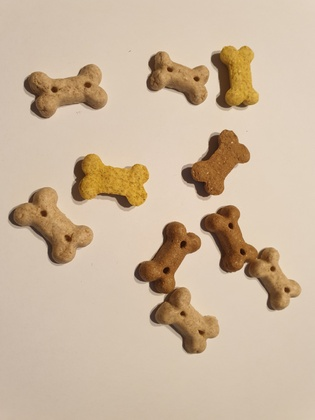
%> input picture POC sem7/lab3/Obrazy do segmentacji/20191121_072020.jpg, 315 x 420 px, shrunk from 3024 x 4032 before the run
$ octave lab3.m   (GNU Octave 9; MATLAB toolbox functions it lacks are replaced by stand-ins)
%> lines starting %> are read from the running program, lines starting %| are printed output that depends on the picture; in (x1, y1, x2, y2) boxes, pixels count from 0 and x2, y2 are one past the last pixel; in counts of white or black regions, pixels touching at a corner belong together; the program's own positions count from 1
### POC sem7/lab3/binaryzacja.m
function [out] = binaryzacja(img,T)

img(img>=T) = 255;
img(img<T) = 0;

out = ~logical(img);

end

### POC sem7/lab4/binOtsu.m
function [out,threshold] = binOtsu(img)

threshold = graythresh(img);
threshold = threshold *255;

out = binaryzacja(img,threshold);

end

### POC sem7/lab4/poka1.m
function [] = poka1(img,hist,Rk,T,pscolorRk,liczbaObszarowRk,Sk,To,pscolorSk,liczbaObszarowSk)

tekstRk = sprintf('Wartosc progu: %d', T);
tekstRkLiczbaObszarow = sprintf('Liczba obszarow w Rk: %d',liczbaObszarowRk);

tekstSk = sprintf('Wartosc progu: %d', To);
tekstSkLiczbaObszarow = sprintf('Liczba obszarow w Rk: %d',liczbaObszarowSk);

figure
subplot(2,3,1)
imshow(img)
title('Obraz oryginalny')

subplot(2,3,2)
imshow(Rk)
title(tekstRk)

subplot(2,3,3)
imshow(Sk)
title(tekstSk)

subplot(2,3,4)
bar(hist)
title('Histogram obrazu')


subplot(2,3,5)
imshow(pscolorRk)
title(tekstRkLiczbaObszarow)

subplot(2,3,6)
imshow(pscolorSk)
title(tekstSkLiczbaObszarow)

end

### POC sem7/lab3/poka3.m
function [] = poka3(img,hist,progO,pscolorB,T,B,Oz,histOz,progOz,pscolorBz,Tz,Bz,Op,histOp,progOp,pscolorBp,Tp,Bp)

tekstprogO = sprintf('Wartość progu: %d', T);
tekstPscolorB = sprintf('Liczba obszarów: %d',B);

tekstprogOz = sprintf('Wartość progu: %d',Tz);
tekstPscolorBz = sprintf('Liczba obszarów: %d',Bz);

tekstprogOp = sprintf('Wartość progu: %d',Tp);
tekstPscolorBp = sprintf('Liczba obszarów: %d',Bp);

figure

subplot(3,4,1)
imshow(img)
title('Obraz oryginalny')

subplot(3,4,2)
bar(hist)
title('Hist(O)')

subplot(3,4,3)
imshow(progO)
title(tekstprogO)

subplot(3,4,4)
imshow(pscolorB)
title(tekstPscolorB)

subplot(3,4,5)
imshow(Oz)
title('Obraz zakłócony 20% salt & pepper')

subplot(3,4,6)
bar(histOz)
title('Hist(Oz)')

subplot(3,4,7)
imshow(progOz)
title(tekstprogOz)

subplot(3,4,8)
imshow(pscolorBz)
title(tekstPscolorBz)

subplot(3,4,9)
imshow(Op)
title('Obraz po wstępnym przetworzeniu')

subplot(3,4,10)
bar(histOp)
title('Hist(Op)')

subplot(3,4,11)
imshow(progOp)
title(tekstprogOp)

subplot(3,4,12)
imshow(pscolorBp)
title(tekstPscolorBp)

end

### POC sem7/lab3/pseudoKolory.m
function [pseudo, obszary] = pseudoKolory(img)


[Lp,obszary] = bwlabel(img);
pseudo = label2rgb(Lp, 'jet', 'w', 'shuffle');


end

### POC sem7/lab3/poka4.m
function [] = poka4(O,B,pscolorB, obszaryB,T,Bm,opisMi,pscolorBm, liczbaObszarowBmi)

tekstB = sprintf('Wartość progu: %d',T);
tekstObszaryB = sprintf('Liczba obszarów w B: %d',obszaryB);

[~,~,k] = size(Bm);
k = k + 1;

figure
subplot(3,k,1)
imshow(O);
title('Obraz oryginalny')
subplot(3,k,k+1)
imshow(B);
title(tekstB)
subplot(3,k,k+k+1)
imshow(pscolorB);
title(tekstObszaryB)
indeks = 1;
for i=2:k

    tekstObszaryBMi = sprintf('Liczba obszarów w Bm%d: %d',indeks,liczbaObszarowBmi(indeks));
    subplot(3,k,k+i)
    imshow(Bm(:,:,indeks))
    title(opisMi(indeks))

    subplot(3,k,k+k+i)
    imshow(pscolorBm(:,:,:,indeks))
    title(tekstObszaryBMi)

    indeks = indeks + 1;
end

### POC sem7/lab3/lab3.m
clear all
clc

img1 = imread('Obrazy do segmentacji\20191121_072020.jpg'); %chrupki
%> img1 is the input picture: size 420x315x3 uint8; mean R, G, B 203.5, 182, 157.8
%img2 = imread('Obrazy do segmentacji\20191121_072334.jpg'); % kawa ? lub ekhem!?
img2 = imread('tekst.jpg');
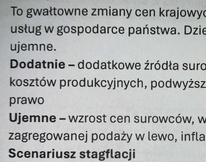
%> input picture POC sem7/lab3/tekst.jpg, 206 x 162 px, shrunk from 1973 x 1553 before the run
%> img2 is the input picture: size 162x206x3 uint8; mean R, G, B 177.8, 180, 180.1

img1 = rgb2gray(img1);
%> img1: size 420x315 uint8
img2 = rgb2gray(img2);
%> img2: size 162x206 uint8

% [7 lines of commented-out code are left out]

%% Zadanie 1 %%%%%%%%%%%

hist1 = imhist(img1);
%> hist1 = 256 values, max 7353 at index 213, min 0 at index 1, mean 516.8
hist2 = imhist(img2);
%> hist2 = 256 values, max 1951 at index 207, min 0 at index 1, mean 130.4

T1 = 180;
T2 = 100;

Rk1 = binaryzacja(img1,T1);
%> in binaryzacja, `img(img<T) = 0;`: img: size 420x315 uint8; 81% white; 9 black regions (1 under 20 px), largest, box (x1, y1, x2, y2) and area: (134, 221, 219, 354) 4975, (200, 205, 301, 312) 4030, (8, 187, 93, 266) 3304
Rk2 = binaryzacja(img2,T2);
%> in binaryzacja (call 2), `img(img<T) = 0;`: img: size 162x206 uint8; 89.3% white; black in thin lines or dots
%> in binaryzacja (call 2), `out = ~logical(img);`: out: size 162x206 logical; 10.7% white in thin lines or dots

[L1,liczbaObszarowRk1] = bwlabel(Rk1);
%> L1: size 420x315 double; 10 distinct labels, from 0 to 9
%> liczbaObszarowRk1 = 9
[L2,liczbaObszarowRk2] = bwlabel(Rk2);
%> L2: size 162x206 double; 245 distinct labels, from 0 to 244
%> liczbaObszarowRk2 = 244

pscolorRk1 = label2rgb(L1, 'jet', 'w', 'shuffle');
pscolorRk2 = label2rgb(L2, 'jet', 'w', 'shuffle');

%%% Otsu
[Sk1,To1] = binOtsu(img1);
%> in binOtsu, `threshold = graythresh(img);`: threshold = 0.588
%> in binOtsu, `threshold = threshold *255;`: threshold = 150
%> call 3 of binaryzacja, with T = 150
%> in binaryzacja (call 3), `img(img<T) = 0;`:
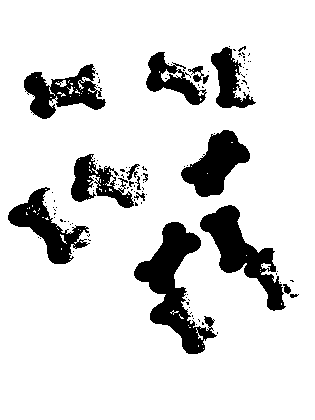
%> img: size 420x315 uint8; 85.7% white; 116 black regions (100 under 20 px), largest, box (x1, y1, x2, y2) and area: (134, 222, 217, 354) 4141, (200, 205, 286, 311) 3195, (181, 130, 250, 197) 2403
%> To1 = 150
[Sk2,To2] = binOtsu(img2);
%> call 4 of binaryzacja, with T = 137
%> in binaryzacja (call 4), `img(img<T) = 0;`:
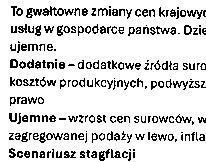
%> img: size 162x206 uint8; 84.9% white; black in thin lines or dots
%> in binaryzacja (call 4), `out = ~logical(img);`: out: size 162x206 logical; 15.1% white in thin lines or dots
%> To2 = 137

[L1otsu,liczbaObszarowSk1] = bwlabel(Sk1);
%> L1otsu: size 420x315 double; 117 distinct labels, from 0 to 116
%> liczbaObszarowSk1 = 116
[L2otsu,liczbaObszarowSk2] = bwlabel(Sk2);
%> L2otsu: size 162x206 double; 196 distinct labels, from 0 to 195
%> liczbaObszarowSk2 = 195

pscolorSk1 = label2rgb(L1otsu, 'jet', 'w', 'shuffle');
pscolorSk2 = label2rgb(L2otsu, 'jet', 'w', 'shuffle');

% Wyświetlanie

poka1(img1,hist1,Rk1,T1, pscolorRk1, liczbaObszarowRk1,Sk1,To1, pscolorSk1, liczbaObszarowSk1);
%> in poka1, `tekstRkLiczbaObszarow = sprintf('Liczba obszarow w Rk: %d',liczbaObsza..`: tekstRkLiczbaObszarow = 'Liczba obszarow w Rk: 9'
%> in poka1, `tekstSk = sprintf('Wartosc progu: %d', To);`: tekstSk = 'Wartosc progu: 150'
%> in poka1, `tekstSkLiczbaObszarow = sprintf('Liczba obszarow w Rk: %d',liczbaObsza..`: tekstSkLiczbaObszarow = 'Liczba obszarow w Rk: 116'
poka1(img2,hist2,Rk2,T2, pscolorRk2, liczbaObszarowRk2,Sk2,To2, pscolorSk2, liczbaObszarowSk2);


%% Zadanie 3

Oz1 = imnoise(img1, 'salt & pepper', 0.02);
Oz2 = imnoise(img2, 'salt & pepper', 0.02);

histOz1 = imhist(Oz1);
%> histOz1 = 256 values, max 7206 at index 213, min 0 at index 2, mean 516.8
histOz2 = imhist(Oz2);
%> histOz2 = 256 values, max 1911 at index 207, min 0 at index 6, mean 130.4

Tz1 = 180;
Tz2 = 100;

progOz1 = binaryzacja(Oz1,Tz1);
%> in binaryzacja (call 5), `out = ~logical(img);`: out: size 420x315 logical; 19.6% white; 990 white regions (982 under 20 px), largest, box (x1, y1, x2, y2) and area: (134, 221, 219, 355) 4937, (200, 205, 301, 312) 3997, (8, 186, 93, 266) 3271
progOz2 = binaryzacja(Oz2,Tz2);
%> in binaryzacja (call 6), `img(img<T) = 0;`: img: size 162x206 uint8; 88.4% white; black in thin lines or dots
%> in binaryzacja (call 6), `out = ~logical(img);`: out: size 162x206 logical; 11.6% white in thin lines or dots

% [progOz1,Tz1] = binOtsu(Oz1);
% [progOz2,Tz2] = binOtsu(Oz2);

[Lz1,Bz1] = bwlabel(progOz1);
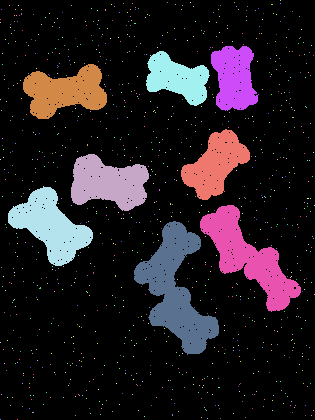
%> Lz1: size 420x315 double; 991 distinct labels, from 0 to 990; one colour per label, 0 black
%> Bz1 = 990
[Lz2,Bz2] = bwlabel(progOz2);
%> Lz2: size 162x206 double; 475 distinct labels, from 0 to 474
%> Bz2 = 474

pscolorOz1 = label2rgb(Lz1, 'jet', 'w', 'shuffle');
pscolorOz2 = label2rgb(Lz2, 'jet', 'w', 'shuffle');

Op1 = medfilt2(Oz1,[3,3]);
Op2 = medfilt2(Oz2,[3,3]);

histOp1 = imhist(Op1);
%> histOp1 = 256 values, max 7587 at index 213, min 0 at index 2, mean 516.8
histOp2 = imhist(Op2);
%> histOp2 = 256 values, max 2464 at index 208, min 0 at index 2, mean 130.4

Tp1 = 180;
Tp2 = 100;

progOp1 = binaryzacja(Op1,Tp1);
%> in binaryzacja (call 7), `img(img<T) = 0;`: img: size 420x315 uint8; 80.9% white; 12 black regions (4 under 20 px), largest, box (x1, y1, x2, y2) and area: (134, 221, 219, 354) 4975, (200, 205, 301, 311) 4043, (8, 187, 93, 266) 3304
progOp2 = binaryzacja(Op2,Tp2);
%> in binaryzacja (call 8), `img(img<T) = 0;`: img: size 162x206 uint8; 95.3% white; black in thin lines or dots
%> in binaryzacja (call 8), `out = ~logical(img);`: out: size 162x206 logical; 4.7% white in thin lines or dots

% [progOp1,Tp1] = binOtsu(Op1);
% [progOp2,Tp2] = binOtsu(Op2);


[Lp1,Bp1] = bwlabel(progOp1);
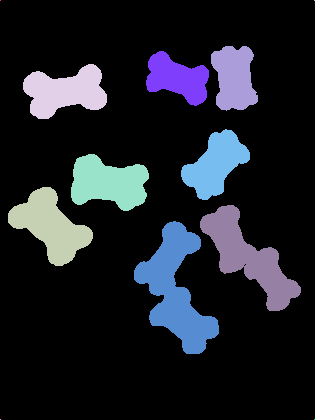
%> Lp1: size 420x315 double; 13 distinct labels, from 0 to 12; one colour per label, 0 black
%> Bp1 = 12
[Lp2,Bp2] = bwlabel(progOp2);
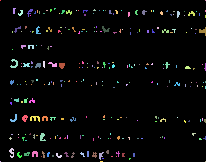
%> Lp2: size 162x206 double; 274 distinct labels, from 0 to 273; one colour per label, 0 black
%> Bp2 = 273

pscolorOp1 = label2rgb(Lp1, 'jet', 'w', 'shuffle');
pscolorOp2 = label2rgb(Lp2, 'jet', 'w', 'shuffle');
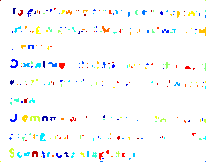
%> pscolorOp2: size 162x206x3 uint8; mean R, G, B 248.5, 249.2, 249


poka3(img1,hist1,Rk1,pscolorRk1,T1,liczbaObszarowRk1,Oz1,histOz1,progOz1,pscolorOz1,Tz1,Bz1,Op1,histOp1,progOp1,pscolorOp1,Tp1,Bp1);
%> in poka3, `tekstPscolorB = sprintf('Liczba obszarów: %d',B);`: tekstPscolorB = 'Liczba obszarów: 9'
%> in poka3, `tekstPscolorBz = sprintf('Liczba obszarów: %d',Bz);`: tekstPscolorBz = 'Liczba obszarów: 990'
%> in poka3, `tekstPscolorBp = sprintf('Liczba obszarów: %d',Bp);`: tekstPscolorBp = 'Liczba obszarów: 12'
poka3(img2,hist2,Rk2,pscolorRk2,T2,liczbaObszarowRk2,Oz2,histOz2,progOz2,pscolorOz2,Tz2,Bz2,Op2,histOp2,progOp2,pscolorOp2,Tp2,Bp2);

% [23 lines of commented-out code are left out]

%% Zadanie 4
prze1 = imclose(Sk1,strel('disk',45));
%prze1 = imclose(Rk1,strel('disk',45));
prze2 = imopen(prze1,strel('disk',66));

%prze3 = imerode(prze2,strel('disk',25));
%prze4 = imdilate(prze3,strel('disk',25));


Bm(:,:,1) = prze1;
Bm(:,:,2) = prze2;
%Bm(:,:,3) = prze3;
%Bm(:,:,4) = prze4;

opisMi{1} = sprintf('Zamkniecia');
opisMi{2} = sprintf('Otwarcia');
%opisMi{3} = sprintf('Erozja');
%opisMi{4} = sprintf('Dylatacja');

[p1,LLp1]  = pseudoKolory(prze1);
%> in pseudoKolory, `[Lp,obszary] = bwlabel(img);`: obszary = 1
%> LLp1 = 1
[p2,LLp2]  = pseudoKolory(prze2);
%> LLp2 = 1
%[p3,LLp3]  = pseudoKolory(prze3);
%[p4,LLp4]  = pseudoKolory(prze4);

pscolorBm(:,:,:,1) = p1;
pscolorBm(:,:,:,2) = p2;
%pscolorBm(:,:,:,3) = p3;
%pscolorBm(:,:,:,4) = p4;

liczbaObszarowBmi(1) = LLp1;
liczbaObszarowBmi(2) = LLp2;
%liczbaObszarowBmi(3) = LLp3;
%liczbaObszarowBmi(4) = LLp4;

poka4(img1,Sk1,pscolorSk1,liczbaObszarowSk1,To1,Bm,opisMi,pscolorBm,liczbaObszarowBmi)
%> in poka4, `tekstB = sprintf('Wartość progu: %d',T);`: tekstB = 'Wartość progu: 150'
%> in poka4, `tekstObszaryB = sprintf('Liczba obszarów w B: %d',obszaryB);`: tekstObszaryB = 'Liczba obszarów w B: 116'
%> the loop in poka4, `for i=2:k` made 2 passes
%> tekstObszaryBMi on passes 1 to 2: 'Liczba obszarów w Bm1: 1', 'Liczba obszarów w Bm2: 1'
% [8 lines of commented-out code are left out]

%% Chyba najlepsze

% [6 lines of commented-out code are left out]

%% Gdyby nie otsu

%prze1 = imclose(Sk1,strel('disk',45));
prze1 = imopen(Rk1,strel('disk',10));
prze2 = imclose(prze1,strel('disk',20));
